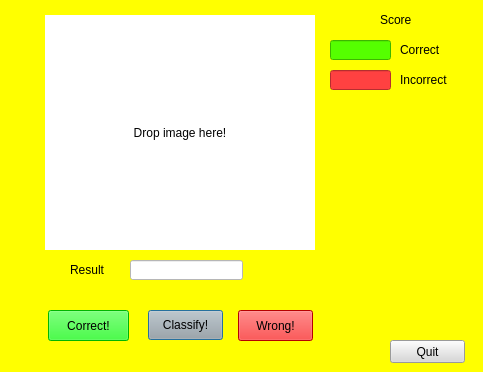
<?xml version="1.0" encoding="UTF-8"?>
<ui version="4.0">
 <class>QDialog</class>
 <widget class="QDialog" name="QDialog">
  <property name="geometry">
   <rect>
    <x>0</x>
    <y>0</y>
    <width>483</width>
    <height>372</height>
   </rect>
  </property>
  <property name="minimumSize">
   <size>
    <width>483</width>
    <height>372</height>
   </size>
  </property>
  <property name="maximumSize">
   <size>
    <width>483</width>
    <height>372</height>
   </size>
  </property>
  <property name="windowTitle">
   <string>DogHotDogNotDog</string>
  </property>
  <property name="windowIcon">
   <iconset>
    <normaloff>Lib/hotdog.jpg</normaloff>Lib/hotdog.jpg</iconset>
  </property>
  <property name="autoFillBackground">
   <bool>false</bool>
  </property>
  <property name="styleSheet">
   <string notr="true">background-color: rgb(255, 255, 0);</string>
  </property>
  <property name="sizeGripEnabled">
   <bool>false</bool>
  </property>
  <widget class="QPushButton" name="classify_button">
   <property name="geometry">
    <rect>
     <x>148</x>
     <y>310</y>
     <width>75</width>
     <height>30</height>
    </rect>
   </property>
   <property name="styleSheet">
    <string notr="true">font: 87 10pt &quot;Arial Black&quot;;
background-color: rgb(170, 170, 170);</string>
   </property>
   <property name="text">
    <string>Classify!</string>
   </property>
  </widget>
  <widget class="QPushButton" name="quit_button">
   <property name="geometry">
    <rect>
     <x>390</x>
     <y>340</y>
     <width>75</width>
     <height>23</height>
    </rect>
   </property>
   <property name="styleSheet">
    <string notr="true">background-color: rgb(216, 216, 216);</string>
   </property>
   <property name="text">
    <string>Quit</string>
   </property>
  </widget>
  <widget class="QLineEdit" name="print_result">
   <property name="geometry">
    <rect>
     <x>130</x>
     <y>260</y>
     <width>113</width>
     <height>20</height>
    </rect>
   </property>
   <property name="styleSheet">
    <string notr="true">background-color: rgb(255, 255, 255);
border-color: rgba(255, 255, 255, 0);</string>
   </property>
  </widget>
  <widget class="QLabel" name="label_result">
   <property name="geometry">
    <rect>
     <x>70</x>
     <y>260</y>
     <width>47</width>
     <height>20</height>
    </rect>
   </property>
   <property name="styleSheet">
    <string notr="true">font: 87 10pt &quot;Arial Black&quot;;</string>
   </property>
   <property name="text">
    <string>Result</string>
   </property>
  </widget>
  <widget class="QPushButton" name="correct_button">
   <property name="geometry">
    <rect>
     <x>48</x>
     <y>310</y>
     <width>81</width>
     <height>31</height>
    </rect>
   </property>
   <property name="styleSheet">
    <string notr="true">font: 87 12pt &quot;Arial Black&quot;;
border-color: rgb(0, 0, 0);
background-color: rgb(0, 255, 0);
alternate-background-color: rgb(170, 0, 255);</string>
   </property>
   <property name="text">
    <string>Correct!</string>
   </property>
  </widget>
  <widget class="QPushButton" name="wrong_button">
   <property name="geometry">
    <rect>
     <x>238</x>
     <y>310</y>
     <width>75</width>
     <height>31</height>
    </rect>
   </property>
   <property name="styleSheet">
    <string notr="true">font: 87 12pt &quot;Arial Black&quot;;
background-color: rgb(0, 0, 0);
background-color: rgb(255, 0, 0);</string>
   </property>
   <property name="text">
    <string>Wrong!</string>
   </property>
  </widget>
  <widget class="QLineEdit" name="correct_num">
   <property name="geometry">
    <rect>
     <x>330</x>
     <y>40</y>
     <width>61</width>
     <height>20</height>
    </rect>
   </property>
   <property name="styleSheet">
    <string notr="true">font: 87 12pt &quot;Arial Black&quot;;
background-color: rgb(85, 255, 0);
border-color: rgb(0, 0, 0);
color: rgb(0, 0, 0);</string>
   </property>
  </widget>
  <widget class="QLabel" name="label_score">
   <property name="geometry">
    <rect>
     <x>380</x>
     <y>10</y>
     <width>47</width>
     <height>20</height>
    </rect>
   </property>
   <property name="styleSheet">
    <string notr="true">font: 87 10pt &quot;Arial Black&quot;;</string>
   </property>
   <property name="text">
    <string>Score</string>
   </property>
  </widget>
  <widget class="QLabel" name="label_correct_num">
   <property name="geometry">
    <rect>
     <x>400</x>
     <y>40</y>
     <width>71</width>
     <height>20</height>
    </rect>
   </property>
   <property name="styleSheet">
    <string notr="true">font: 87 10pt &quot;Arial Black&quot;;</string>
   </property>
   <property name="text">
    <string>Correct</string>
   </property>
  </widget>
  <widget class="QLabel" name="label_wrong_num">
   <property name="geometry">
    <rect>
     <x>400</x>
     <y>70</y>
     <width>71</width>
     <height>20</height>
    </rect>
   </property>
   <property name="styleSheet">
    <string notr="true">font: 87 10pt &quot;Arial Black&quot;;</string>
   </property>
   <property name="text">
    <string>Incorrect</string>
   </property>
  </widget>
  <widget class="QLineEdit" name="wrong_num">
   <property name="geometry">
    <rect>
     <x>330</x>
     <y>70</y>
     <width>61</width>
     <height>20</height>
    </rect>
   </property>
   <property name="styleSheet">
    <string notr="true">font: 87 12pt &quot;Arial Black&quot;;
background-color: rgb(255, 65, 65);
border-color: rgb(0, 0, 0);
color: rgb(0, 0, 0);</string>
   </property>
  </widget>
  <widget class="QLabel" name="logo">
   <property name="geometry">
    <rect>
     <x>344</x>
     <y>131</y>
     <width>121</width>
     <height>141</height>
    </rect>
   </property>
   <property name="text">
    <string/>
   </property>
   <property name="pixmap">
    <pixmap>Lib/logo.png</pixmap>
   </property>
   <property name="scaledContents">
    <bool>true</bool>
   </property>
  </widget>
  <widget class="QLabel" name="Image">
   <property name="geometry">
    <rect>
     <x>45</x>
     <y>15</y>
     <width>270</width>
     <height>235</height>
    </rect>
   </property>
   <property name="acceptDrops">
    <bool>true</bool>
   </property>
   <property name="autoFillBackground">
    <bool>false</bool>
   </property>
   <property name="styleSheet">
    <string notr="true">background-color: rgb(255, 255, 255);
font: 75 10pt &quot;Calibri&quot;;
border-color: rgb(0, 0, 0);</string>
   </property>
   <property name="text">
    <string>Drop image here!</string>
   </property>
   <property name="scaledContents">
    <bool>true</bool>
   </property>
   <property name="alignment">
    <set>Qt::AlignCenter</set>
   </property>
  </widget>
 </widget>
 <resources/>
 <connections/>
</ui>
